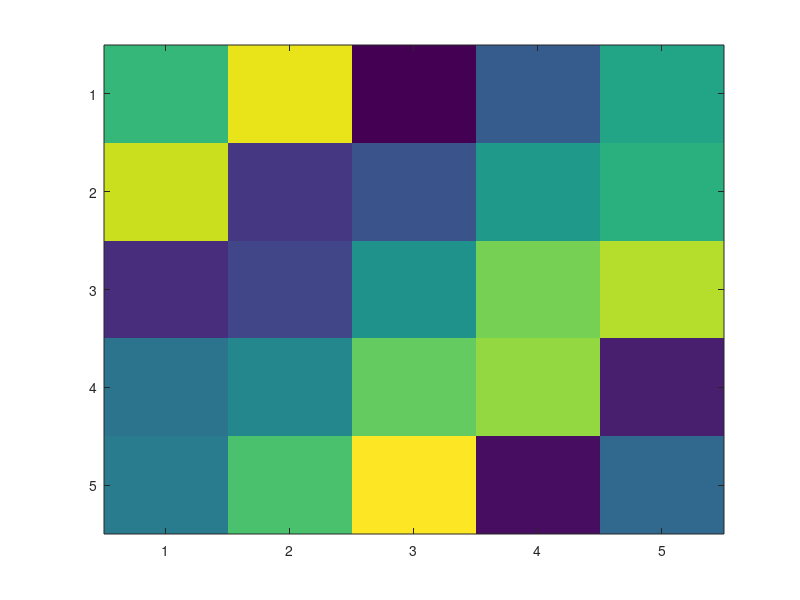

Recreate this plot in MATLAB.
%plotting a function
%t = [0:0.001:0.98];
%y1 = sin(2*pi*4*t);

%hold on; %seguir dibujando en la misma figura
%%plot(t, y2, 'r');
%xlabel('time')
%ylabel('value')
%legend('sin', 'cos')
%title('my plot')
%print -dpng 'myPlot.png'

%especify figures
%figure(1); 
%plot(t,y1)

%figure(2); 
%figure(2); 
%plot(t,y2)

%subplot(1,2,1);
%plot(t, y1);
% divide the figure
%subplot(1,2,2);
%plot(t, y2);

A = magic(5);
imagesc(A)
